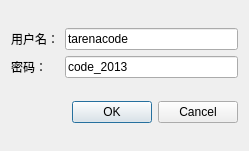
<?xml version="1.0" encoding="UTF-8"?>
<ui version="4.0">
 <class>LoginDialog</class>
 <widget class="QDialog" name="LoginDialog">
  <property name="geometry">
   <rect>
    <x>0</x>
    <y>0</y>
    <width>249</width>
    <height>151</height>
   </rect>
  </property>
  <property name="windowTitle">
   <string>Dialog</string>
  </property>
  <layout class="QVBoxLayout" name="verticalLayout">
   <item>
    <layout class="QGridLayout" name="gridLayout">
     <item row="0" column="0">
      <widget class="QLabel" name="label">
       <property name="text">
        <string>用户名：</string>
       </property>
      </widget>
     </item>
     <item row="0" column="1">
      <widget class="QLineEdit" name="usernameEdit">
       <property name="text">
        <string>tarenacode</string>
       </property>
      </widget>
     </item>
     <item row="1" column="0">
      <widget class="QLabel" name="label_2">
       <property name="text">
        <string>密码：</string>
       </property>
      </widget>
     </item>
     <item row="1" column="1">
      <widget class="QLineEdit" name="passwdEdit">
       <property name="text">
        <string>code_2013</string>
       </property>
      </widget>
     </item>
    </layout>
   </item>
   <item>
    <layout class="QHBoxLayout" name="horizontalLayout">
     <item>
      <spacer name="horizontalSpacer">
       <property name="orientation">
        <enum>Qt::Horizontal</enum>
       </property>
       <property name="sizeHint" stdset="0">
        <size>
         <width>40</width>
         <height>20</height>
        </size>
       </property>
      </spacer>
     </item>
     <item>
      <widget class="QDialogButtonBox" name="buttonBox">
       <property name="layoutDirection">
        <enum>Qt::LeftToRight</enum>
       </property>
       <property name="standardButtons">
        <set>QDialogButtonBox::Cancel|QDialogButtonBox::Ok</set>
       </property>
      </widget>
     </item>
    </layout>
   </item>
  </layout>
 </widget>
 <resources/>
 <connections/>
</ui>
